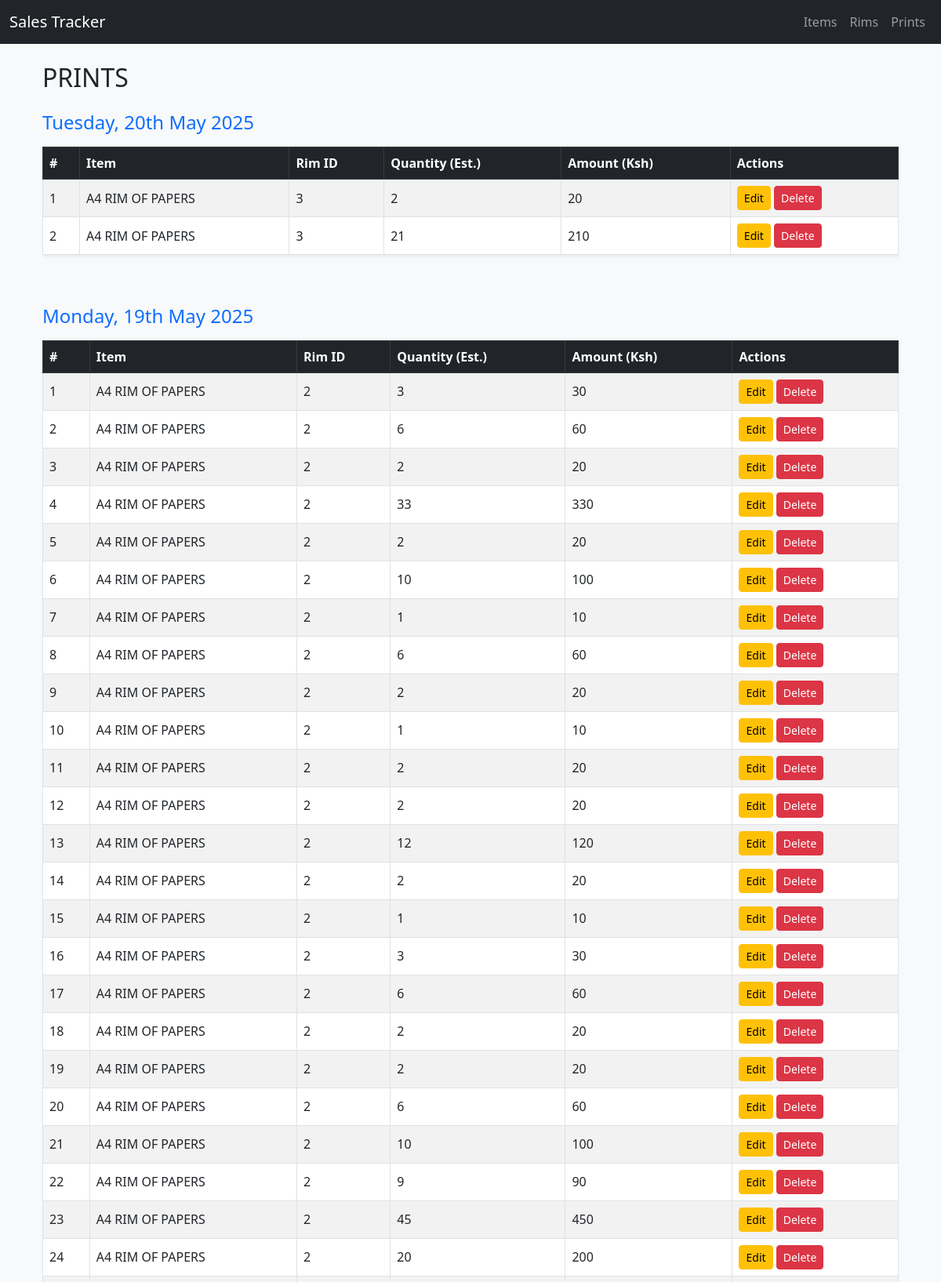
Screenshot of /prints/ (upper part) with the database file from the repository.
### main/models.py (models this page shows, shortened)
class Print(models.Model):
    rim = models.ForeignKey(Rim, on_delete=models.CASCADE, related_name="prints")
    qnty = models.IntegerField(blank=True, null=True)
    amount = models.BigIntegerField()

class Rim(models.Model):
    CHOICES = [
        ["Available", "available"],
        ["Finished", "finished"],
    ]
    item = models.ForeignKey(Item, on_delete=models.CASCADE, related_name="rims")
    added_on = models.DateTimeField(auto_now_add=True)
    status = models.CharField(max_length=50, choices=CHOICES, default="available")
    finished_on = models.DateTimeField(blank=True, null=True)

class Item(models.Model):
    CHOICES = [
        ('product', 'Product'),
        ('service', 'Service'),
    ]
    name = models.CharField(max_length=100)
    category = models.CharField(max_length=100, choices=CHOICES, blank=True, null=True)
    unit = models.CharField(max_length=50, blank=True, null=True) # e.g., "pcs", "kg"
    price = models.IntegerField(blank=True, null=True)
    description = models.TextField(blank=True, null=True)

### main/views.py (the view)
# urls.py: path('prints/', views.PrintListView.as_view(), name='print-list'),
class PrintListView(ListView):
    model = Print
    context_object_name = 'prints'
    template_name = 'prints/print_list.html'
    def get_context_data(self, **kwargs):
        context = super().get_context_data(**kwargs)
        grouped_prints = defaultdict(list)
        prints = Print.objects.select_related('rim__item').order_by('-id')
        for print_obj in prints:
            local_date = localtime(print_obj.rim.added_on).date()
            grouped_prints[local_date].append(print_obj)
        context['grouped_prints'] = dict(sorted(grouped_prints.items(), reverse=True))
        return context

### main/templatetags/math_filters.py (called while the page is built)
@register.filter
def divide_by(value, arg):
    try:
        return int(value) // int(arg)
    except (TypeError, ValueError, ZeroDivisionError):
        return 0

### main/templates/prints/print_list.html
{% extends '../main.html' %}
{% load math_filters %}
{% block content %}
<div class="container">
    <h2 class="mb-4 text-uppercase">Prints</h2>
    {% if grouped_prints %}
    {% for date, prints in grouped_prints.items %}
    <div class="mb-5">
        <h4 class="text-primary">
            {{ date|date:"l, jS F Y" }}
        </h4>
        <div class="table-responsive">
            <table class="table table-striped table-bordered align-middle shadow-sm mt-2">
                <thead class="table-dark">
                    <tr>
                        <th>#</th>
                        <th>Item</th>
                        <th>Rim ID</th>
                        <th>Quantity (Est.)</th>
                        <th>Amount (Ksh)</th>
                        <th>Actions</th>
                    </tr>
                </thead>
                <tbody>
                    {% for p in prints %}
                    <tr>
                        <td>{{ forloop.counter }}</td>
                        <td>{{ p.rim.item.name }}</td>
                        <td>{{ p.rim.id }}</td>
                        <td>{{ p.amount|divide_by:10 }}</td>
                        <td>{{ p.amount }}</td>
                        <td>
                            <a href="{% url 'print-update' p.id %}" class="btn btn-sm btn-warning">Edit</a>
                            <a href="{% url 'print-delete' p.id %}" class="btn btn-sm btn-danger">Delete</a>
                        </td>
                    </tr>
                    {% endfor %}
                </tbody>
            </table>
        </div>
    </div>
    {% endfor %}
    {% else %}
    <div class="alert alert-info text-center">No prints found.</div>
    {% endif %}
</div>
{% endblock %}

### rows the page displays
Print: date "Tuesday, 20th May 2025", rim.item.name "A4 RIM OF PAPERS", rim.id "3", amount|divide_by "2", amount "20"
Print: rim.item.name "A4 RIM OF PAPERS", rim.id "3", amount|divide_by "21", amount "210"
Print: rim.item.name "A4 RIM OF PAPERS", rim.id "2", amount|divide_by "3", amount "30"
Print: rim.item.name "A4 RIM OF PAPERS", rim.id "2", amount|divide_by "6", amount "60"
Print: rim.item.name "A4 RIM OF PAPERS", rim.id "2", amount|divide_by "2", amount "20"
Print: rim.item.name "A4 RIM OF PAPERS", rim.id "2", amount|divide_by "33", amount "330"
Print: rim.item.name "A4 RIM OF PAPERS", rim.id "2", amount|divide_by "2", amount "20"
Print: rim.item.name "A4 RIM OF PAPERS", rim.id "2", amount|divide_by "10", amount "100"
Print: rim.item.name "A4 RIM OF PAPERS", rim.id "2", amount|divide_by "1", amount "10"
Print: rim.item.name "A4 RIM OF PAPERS", rim.id "2", amount|divide_by "6", amount "60"
Print: rim.item.name "A4 RIM OF PAPERS", rim.id "2", amount|divide_by "2", amount "20"
Print: rim.item.name "A4 RIM OF PAPERS", rim.id "2", amount|divide_by "1", amount "10"
Print: rim.item.name "A4 RIM OF PAPERS", rim.id "2", amount|divide_by "2", amount "20"
Print: rim.item.name "A4 RIM OF PAPERS", rim.id "2", amount|divide_by "2", amount "20"
Print: rim.item.name "A4 RIM OF PAPERS", rim.id "2", amount|divide_by "12", amount "120"
Print: rim.item.name "A4 RIM OF PAPERS", rim.id "2", amount|divide_by "2", amount "20"
Print: rim.item.name "A4 RIM OF PAPERS", rim.id "2", amount|divide_by "1", amount "10"
Print: rim.item.name "A4 RIM OF PAPERS", rim.id "2", amount|divide_by "3", amount "30"
Print: rim.item.name "A4 RIM OF PAPERS", rim.id "2", amount|divide_by "6", amount "60"
Print: rim.item.name "A4 RIM OF PAPERS", rim.id "2", amount|divide_by "2", amount "20"
Print: rim.item.name "A4 RIM OF PAPERS", rim.id "2", amount|divide_by "2", amount "20"
Print: rim.item.name "A4 RIM OF PAPERS", rim.id "2", amount|divide_by "6", amount "60"
Print: rim.item.name "A4 RIM OF PAPERS", rim.id "2", amount|divide_by "10", amount "100"
Print: rim.item.name "A4 RIM OF PAPERS", rim.id "2", amount|divide_by "9", amount "90"
Print: rim.item.name "A4 RIM OF PAPERS", rim.id "2", amount|divide_by "45", amount "450"
Print: rim.item.name "A4 RIM OF PAPERS", rim.id "2", amount|divide_by "20", amount "200"

### other values shown
{{ date|date:"l, jS F Y" }} "Monday, 19th May 2025"
